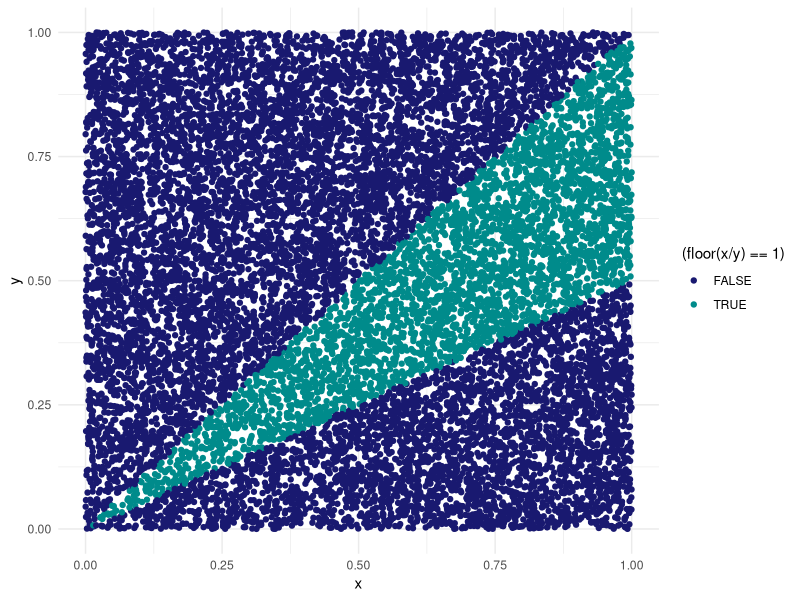
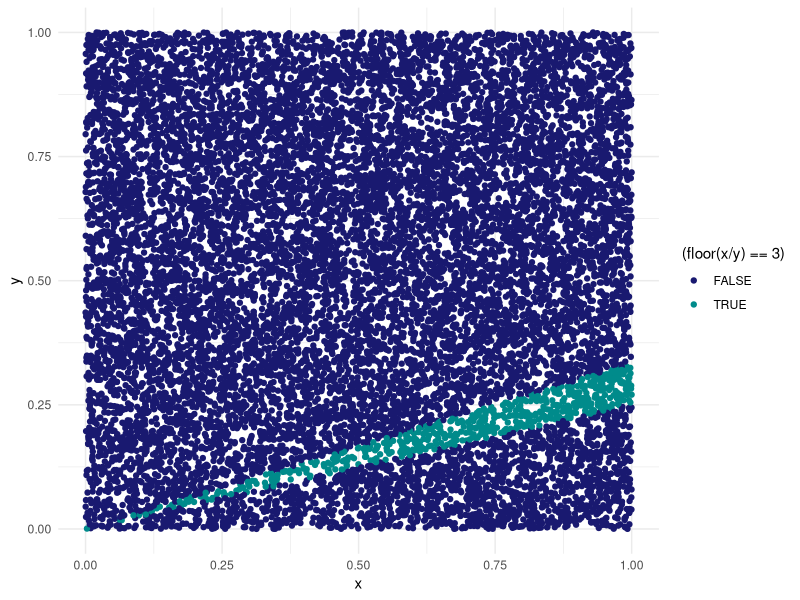
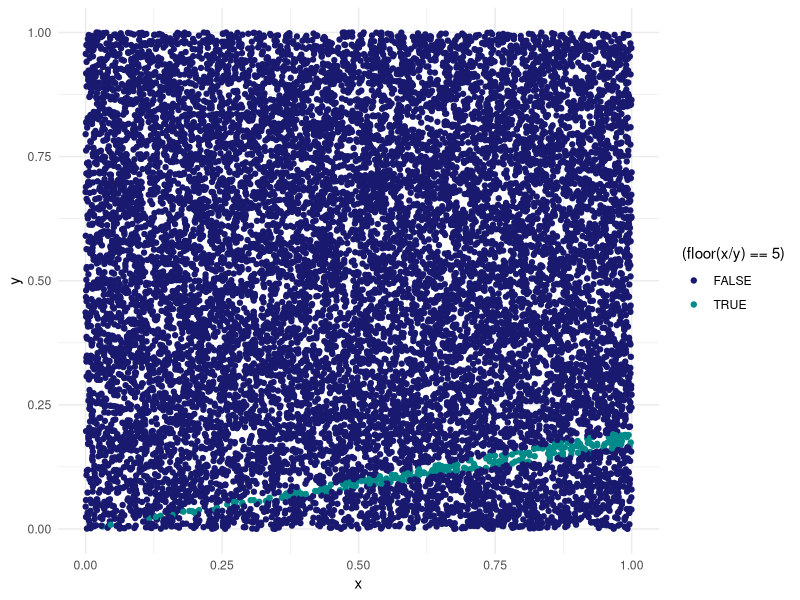
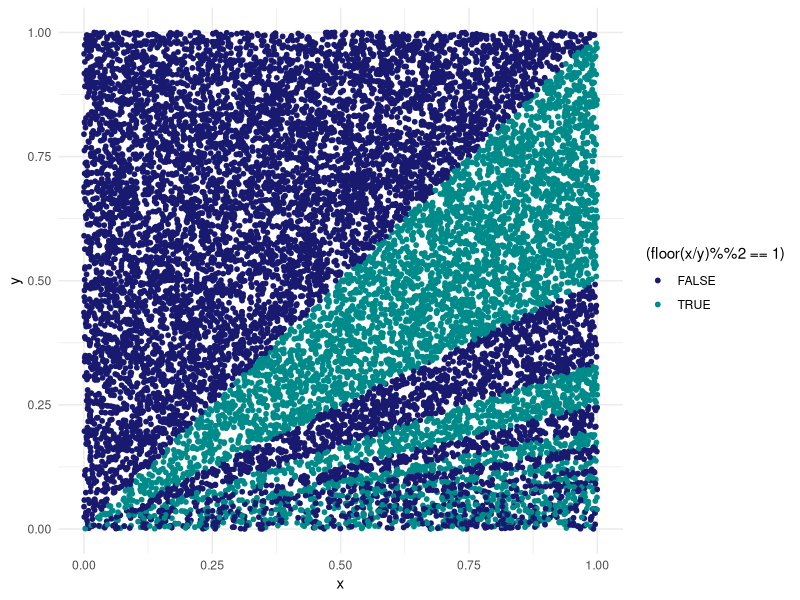

Source code (R) for these figures, in order:
## ---- chunk 1
library(tidyverse)
data_points <- tibble(
  x = runif(15000, 0, 1),
  y = runif(15000, 0, 1)
)
floor_plot <- function(data, z) {
  data %>% 
    ggplot(aes(x, y , color  = (floor(x/y) == {{ z }}))) +
    geom_point(size = 1.5) +
    scale_color_manual(values = c("midnightblue", "cyan4")) +
    theme_minimal()
}
floor_plot(data_points, 1)
## ---- chunk 2
floor_plot(data_points, 3)
## ---- chunk 3
floor_plot(data_points, 5)
## ---- chunk 4
data_points %>% 
  ggplot(aes(x, y, color = (floor(x/y)%%2 == 1))) +
  geom_point(size = 1.3) +
  scale_color_manual(values = c("midnightblue", "cyan4")) +
  theme_minimal()
